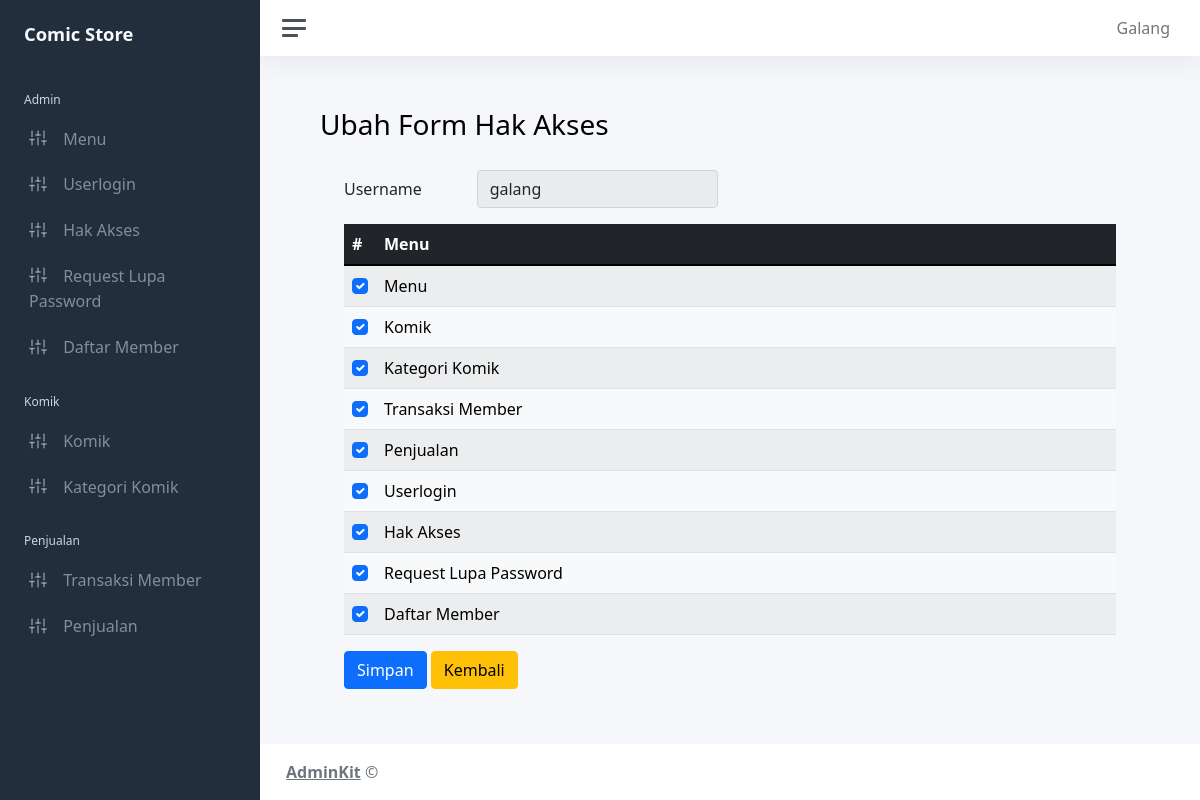
Page /admin/home.php?modul=mod_hakakses&act=edit&iduser=1 (signed in) on the committed database.
### tables this page shows
CREATE TABLE `hakakses_menu` (
  `id_hakakses` int(11) NOT NULL,
  `idmenu` int(11) DEFAULT NULL,
  `iduser` int(11) DEFAULT NULL
);

CREATE TABLE `mst_menu` (
  `idmenu` int(11) NOT NULL,
  `kode_menu` varchar(8) NOT NULL,
  `kategori_menu` varchar(25) NOT NULL,
  `nmmenu` varchar(25) NOT NULL,
  `link` varchar(50) NOT NULL
);

CREATE TABLE `mst_userlogin` (
  `iduser` int(11) NOT NULL,
  `username` varchar(20) NOT NULL,
  `nama_lengkap` varchar(50) NOT NULL,
  `password` varchar(50) NOT NULL,
  `is_active` tinyint(4) NOT NULL
);

### admin/mod_hakakses/aksesCtrl.php (called while the page is built, shortened)
<?php
if (isset($_GET['act']) && ($_GET['act'] == 'edit')) {
    $judul = "Ubah Form Hak Akses";
} else if (isset($_POST['submit'])) {
    $txtuser = $_POST['iduser'];
    $txtmenu = $_POST['idmenu'];
    $pilihan = count($txtmenu);
    $delete = mysqli_query($koneksidb, "DELETE FROM hakakses_menu WHERE iduser='$txtuser'");
    if ($delete) {
        for ($i = 0; $i < $pilihan; $i++) {
            $qinsert = mysqli_query($koneksidb, "INSERT INTO hakakses_menu VALUES ('', '$txtmenu[$i]','$txtuser')");
            echo "gagal";
        }
    }
    echo '<meta http-equiv="refresh" content="0; url=' . ADMIN_URL . '?modul=mod_hakakses&tampil">';
}

### admin/mod_hakakses/index.php (the view, shortened to what this page needs)
<?php
include_once "aksesCtrl.php";
if (!isset($_GET['act'])) {
?>
    <div class="container-lg mt-1 ">
        <?php if (isset($_GET['tampil'])) { ?>
            <div class="alert alert-success" role="alert">Proses simpan berhasil</div>
        <?php } ?>
        <table class="table table-striped">
            <thead class="table-dark">
                <tr>
                    <th>Username</th>
                    <th>Hak Akses</th>
                </tr>
            </thead>
            <?php
            $qdata = mysqli_query($koneksidb, "SELECT * FROM mst_userlogin");
            foreach ($qdata as $row) :
            ?>
                <tr>
                    <td><?= $row['username']; ?></td>
                    <td><a href="?modul=mod_hakakses&act=edit&iduser=<?= $row['iduser'] ?>" class="btn btn-sm btn-primary">Detail</a></td>
                </tr>
            <?php
            endforeach;
            ?>
        </table>
    </div>
<?php
} else if (isset($_GET['act']) && $_GET['act'] == 'edit') {
    $id = $_GET['iduser'];
    $quser = mysqli_query($koneksidb, "SELECT iduser, username FROM mst_userlogin WHERE iduser = '$id'");
    $qmenu = mysqli_query($koneksidb, "SELECT idmenu, nmmenu FROM mst_menu");
?>
    <div class="container-lg mt-1">
        <h3 class="mt-1"><?php echo $judul; ?></h3>
        <div class="row mt-4">
            <div class="col">
                <form action="?modul=mod_hakakses&act=save" id="" method="POST">
                    <div class="container-lg mt-1 ">
                        <div class="mb-3 row">
                            <label for="" class="col-sm-2 col-form-label">Username</label>
                            <div class="col-sm-4">
                                <?php
                                foreach ($quser as $user) :
                                ?>
                                    <input type="text" value="<?= $user['username']; ?>" class="form-control" readonly>
                                <?php
                                endforeach;
                                ?>
                            </div>
                        </div>
                        <table class="table table-striped">
                            <thead class="table-dark">
                                <tr>
                                    <th style="width: 4%;">#</th>
                                    <th>Menu</th>
                                </tr>
                            </thead>
                            <tbody class="table-light">
                                <?php
                                while ($r = mysqli_fetch_array($qmenu)) {
                                    $qakses = mysqli_query($koneksidb, "SELECT * FROM hakakses_menu
                        WHERE iduser='" . $_GET['iduser'] . "' && idmenu=" . $r['idmenu'] . " ");
                                    $cek = mysqli_num_rows($qakses);
                                    if ($cek > 0) {
                                        $check = "checked";
                                    } else {
                                        $check = "";
                                    }
                                ?>
                                    <tr>
                                        <td><input class="form-check-input" type="checkbox" name="idmenu[]" id="ckmenu" value="<?= $r['idmenu']; ?>" <?= $check; ?>></td>
                                        <td value="<?= $r['idmenu']; ?>"><?= $r['nmmenu']; ?></td>
                                    </tr>
                                <?php
                                };
                                ?>
                            </tbody>
                        </table>
                        <div class="mb-3">
                            <button type="button" class="btn btn-primary" name="txtsimpan" id="txtsimpan" data-bs-togle="modal">Simpan</button>
                            <a href="home.php?modul=mod_hakakses"><button type="button" class="btn btn-warning">Kembali</button></a>
                        </div>
                    </div>
            </div>
        </div>
    </div>
<?php } ?>

### admin/menu.php
<li class="sidebar-header">
    Admin
</li>
<?php
$iduser = $_SESSION['id_user'];
$qry_admin = mysqli_query($koneksidb, "SELECT a.*, b.*, c.* FROM hakakses_menu a INNER JOIN mst_userlogin b ON a.iduser = b.iduser INNER JOIN mst_menu c ON a.idmenu = c.idmenu WHERE a.iduser='$iduser' AND c.kategori_menu='admin'");
foreach ($qry_admin as $m) :
?>
    <li class="sidebar-item">
        <a class="sidebar-link" href="?modul=<?= $m['link']; ?>">
            <i class="align-middle" data-feather="sliders"></i> <span class="align-middle"><?= $m['nmmenu']; ?></span>
        </a>
    </li>
<?php
endforeach;
?>
<li class="sidebar-header">
    Komik
</li>
<?php
$qry_komik = mysqli_query($koneksidb, "SELECT a.*, b.*, c.* FROM hakakses_menu a INNER JOIN mst_userlogin b ON a.iduser = b.iduser INNER JOIN mst_menu c ON a.idmenu = c.idmenu WHERE a.iduser='$iduser' AND c.kategori_menu='komik'");
foreach ($qry_komik as $m) :
?>
    <li class="sidebar-item">
        <a class="sidebar-link" href="?modul=<?= $m['link']; ?>">
            <i class="align-middle" data-feather="sliders"></i> <span class="align-middle"><?= $m['nmmenu']; ?></span>
        </a>
    </li>
<?php
endforeach;
?>
<li class="sidebar-header">
    Penjualan
</li>
<?php
$qry_penjualan = mysqli_query($koneksidb, "SELECT a.*, b.*, c.* FROM hakakses_menu a INNER JOIN mst_userlogin b ON a.iduser = b.iduser INNER JOIN mst_menu c ON a.idmenu = c.idmenu WHERE a.iduser='$iduser' AND c.kategori_menu='penjualan'");
foreach ($qry_penjualan as $m) :
?>
    <li class="sidebar-item">
        <a class="sidebar-link" href="?modul=<?= $m['link']; ?>">
            <i class="align-middle" data-feather="sliders"></i> <span class="align-middle"><?= $m['nmmenu']; ?></span>
        </a>
    </li>
<?php
endforeach;
?>

### rows in the picture
hakakses_menu: idmenu.nmmenu "Menu"
hakakses_menu: idmenu.nmmenu "Userlogin"
hakakses_menu: idmenu.nmmenu "Hak Akses"
hakakses_menu: idmenu.nmmenu "Request Lupa Password"
hakakses_menu: idmenu.nmmenu "Daftar Member"
hakakses_menu: idmenu.nmmenu "Komik"
hakakses_menu: idmenu.nmmenu "Kategori Komik"
hakakses_menu: idmenu.nmmenu "Transaksi Member"
hakakses_menu: idmenu.nmmenu "Penjualan"
mst_userlogin: username "galang"
mst_menu: $r['idmenu'] 9 (drawn), nmmenu "Menu"
mst_menu: $r['idmenu'] 10 (drawn), nmmenu "Komik"
mst_menu: $r['idmenu'] 11 (drawn), nmmenu "Kategori Komik"
mst_menu: $r['idmenu'] 12 (drawn), nmmenu "Transaksi Member"
mst_menu: $r['idmenu'] 13 (drawn), nmmenu "Penjualan"
mst_menu: $r['idmenu'] 14 (drawn), nmmenu "Userlogin"
mst_menu: $r['idmenu'] 18 (drawn), nmmenu "Hak Akses"
mst_menu: $r['idmenu'] 20 (drawn), nmmenu "Request Lupa Password"
mst_menu: $r['idmenu'] 21 (drawn), nmmenu "Daftar Member"

### other values in the picture
$_SESSION['namauser_log'] "Galang"
$judul "Ubah Form Hak Akses"
